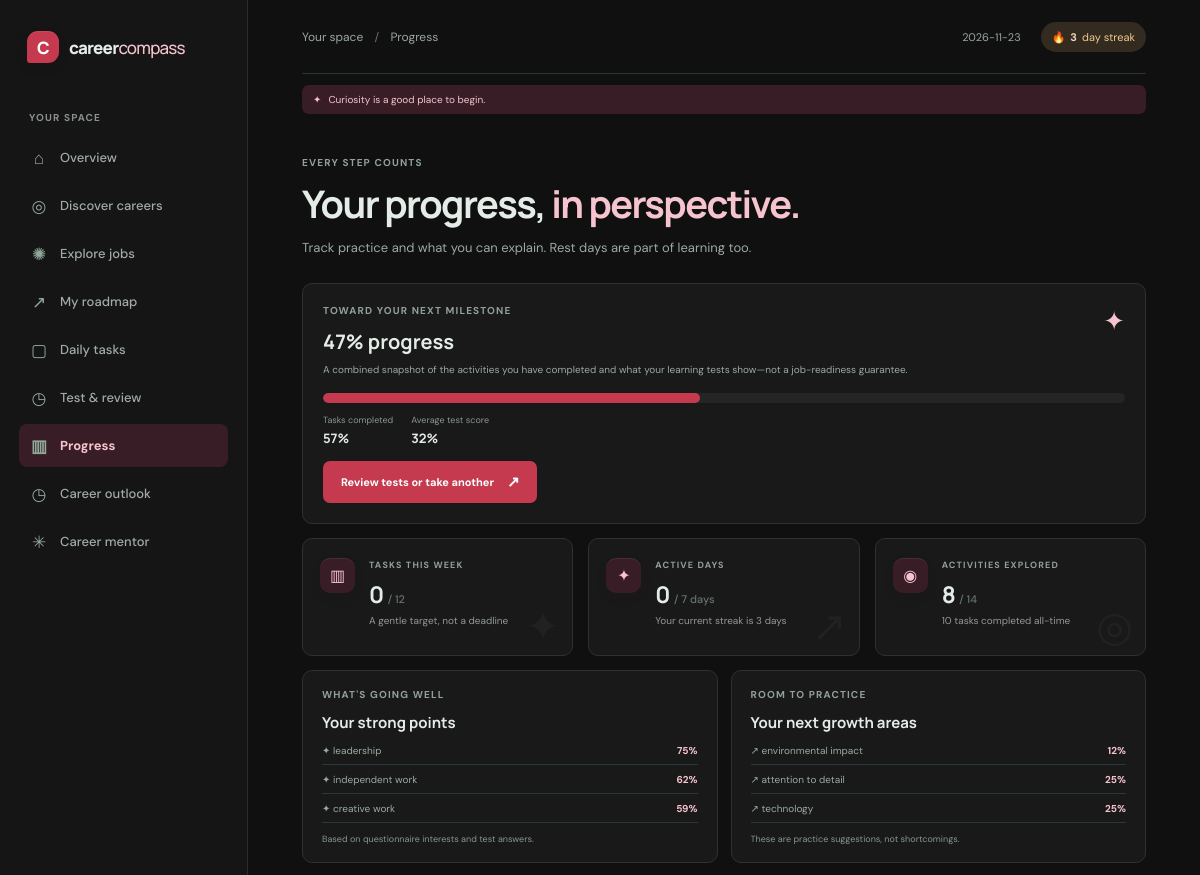
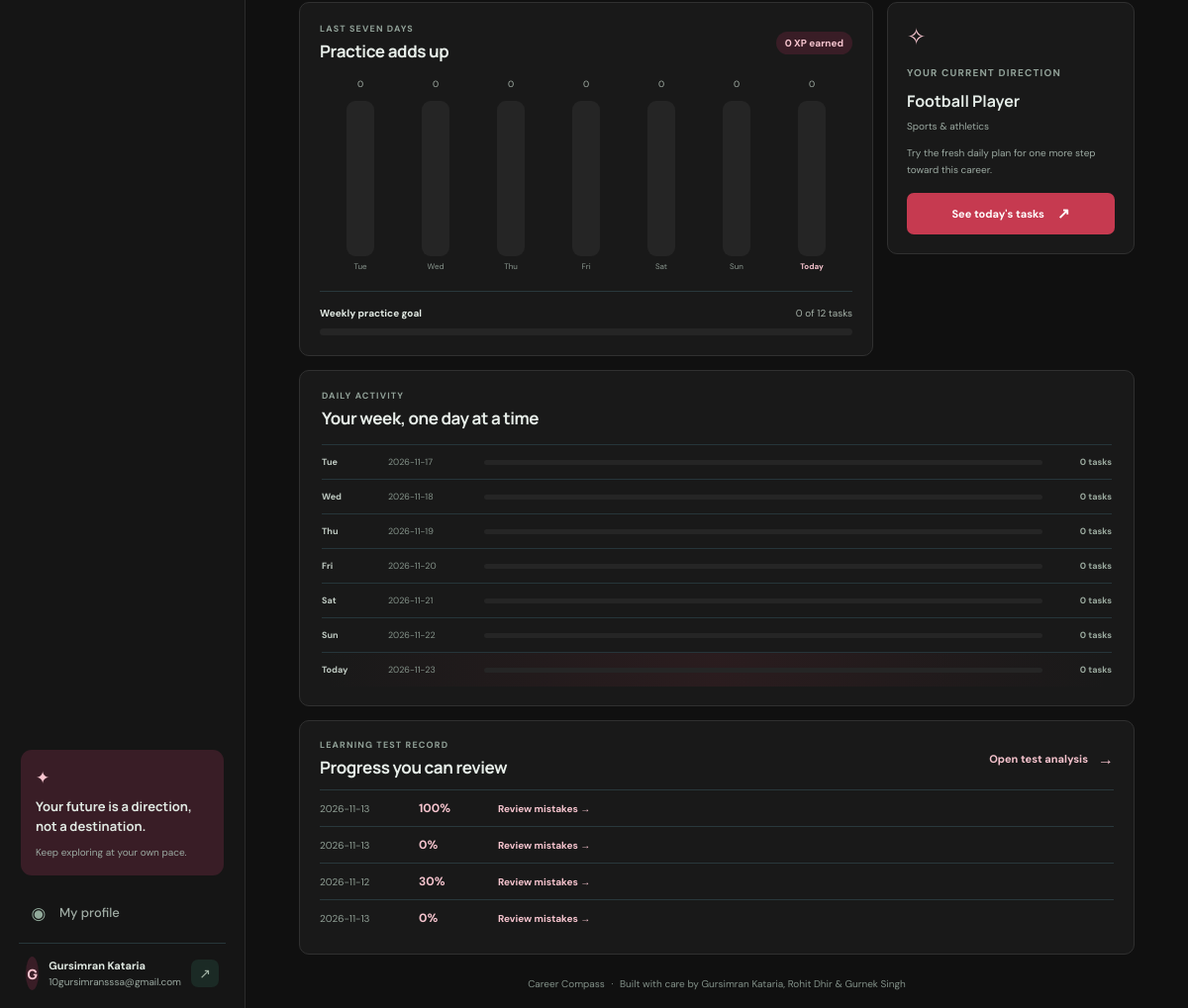
Page /progress (signed in) on the committed database (2 pictures, top to bottom).
### tables this page shows
CREATE TABLE users (
            id INTEGER PRIMARY KEY AUTOINCREMENT,
            display_name TEXT NOT NULL,
            email TEXT NOT NULL UNIQUE COLLATE NOCASE,
            password_hash TEXT NOT NULL,
            theme TEXT NOT NULL DEFAULT 'dark' CHECK (theme IN ('dark', 'light')),
            created_at TEXT NOT NULL
        , accent_color TEXT NOT NULL DEFAULT 'green', market_country TEXT NOT NULL DEFAULT 'IN');

CREATE TABLE user_progress (
            user_id INTEGER PRIMARY KEY REFERENCES users(id) ON DELETE CASCADE,
            xp INTEGER NOT NULL DEFAULT 0,
            streak INTEGER NOT NULL DEFAULT 0,
            last_active TEXT,
            selected_career TEXT
        );

CREATE TABLE learning_tests (
            id INTEGER PRIMARY KEY AUTOINCREMENT,
            user_id INTEGER NOT NULL REFERENCES users(id) ON DELETE CASCADE,
            career_id TEXT,
            level INTEGER NOT NULL,
            questions_json TEXT NOT NULL,
            answers_json TEXT NOT NULL DEFAULT '{}',
            score INTEGER,
            correct_count INTEGER,
            total_count INTEGER NOT NULL,
            started_at TEXT NOT NULL,
            submitted_at TEXT,
            timed_out INTEGER NOT NULL DEFAULT 0
        );

### app.py (the view)
@app.get("/progress")
@login_required
def progress_page():
    user_id = session["user_id"]
    today = date.today()
    first_day = today - timedelta(days=6)
    rows = get_db().execute(
        """SELECT completed_on, COUNT(*) AS task_count
           FROM task_completions
           WHERE user_id = ? AND completed_on BETWEEN ? AND ?
           GROUP BY completed_on""",
        (user_id, first_day.isoformat(), today.isoformat()),
    ).fetchall()
    count_by_day = {row["completed_on"]: row["task_count"] for row in rows}
    largest_day = max(count_by_day.values(), default=1)
    week = [
        {
            "date": (first_day + timedelta(days=offset)).isoformat(),
            "label": (first_day + timedelta(days=offset)).strftime("%a"),
            "tasks": count_by_day.get(
                (first_day + timedelta(days=offset)).isoformat(), 0
            ),
            "bar": round(
                count_by_day.get(
                    (first_day + timedelta(days=offset)).isoformat(), 0
                )
                / largest_day
                * 100
            ),
        }
        for offset in range(7)
    ]
    weekly_tasks = sum(day["tasks"] for day in week)
    active_days = sum(day["tasks"] > 0 for day in week)
    total_tasks = get_db().execute(
        "SELECT COUNT(*) AS count FROM task_completions WHERE user_id = ?",
        (user_id,),
    ).fetchone()["count"]
    completed_task_types = get_db().execute(
        "SELECT COUNT(DISTINCT task_id) AS count FROM task_completions WHERE user_id = ?",
        (user_id,),
    ).fetchone()["count"]
    progress = current_progress() or {}
    career = career_by_id(selected_career_id(progress))
    weekly_task_rows = get_db().execute(
        """SELECT task_id FROM task_completions WHERE user_id = ?
           AND completed_on BETWEEN ? AND ?""",
        (user_id, first_day.isoformat(), today.isoformat()),
    ).fetchall()
    performance = test_performance(user_id)
    assessment_result = latest_assessment(user_id)
    test_history = get_db().execute(
        """SELECT id, score, submitted_at FROM learning_tests
           WHERE user_id = ? AND submitted_at IS NOT NULL ORDER BY id DESC""",
        (user_id,),
    ).fetchall()
    task_progress = round(
        completed_task_types / max(1, len(tasks_for_career(None))) * 100
    )
    test_progress = performance["average"]
    overall_progress = round(
        task_progress * 0.6 + (test_progress or 0) * 0.4
    )
    return render_template(
        "progress.html",
        week=week,
        weekly_tasks=weekly_tasks,
        weekly_xp=sum(task_reward(row["task_id"]) for row in weekly_task_rows),
        active_days=active_days,
        weekly_goal=12,
        total_tasks=total_tasks,
        completed_task_types=completed_task_types,
        progress=progress,
        career=career,
        task_progress=task_progress,
        test_progress=test_progress,
        overall_progress=overall_progress,
        test_history=test_history,
        performance=performance,
        skill_summary=learning_skill_summary(
            user_id,
            assessment_result["scores"] if assessment_result else {},
        ),
    )

### templates/progress.html (shortened to what this page needs)
{% extends "base.html" %}
{% block breadcrumb %}Progress{% endblock %}
{% block content %}
<section class="page-intro"><p class="eyebrow">EVERY STEP COUNTS</p><h1>Your progress, <span>in perspective.</span></h1><p class="muted">Track practice and what you can explain. Rest days are part of learning too.</p></section>
<section class="panel learning-progress-panel"><div class="learning-progress-heading"><div><p class="eyebrow">TOWARD YOUR NEXT MILESTONE</p><h2>{{ overall_progress }}% progress</h2><p class="muted">A combined snapshot of the activities you have completed and what your learning tests show—not a job-readiness guarantee.</p></div><span class="progress-orbit">✦</span></div><div class="progress-track overall-track"><span style="width:{{ overall_progress }}%"></span></div><div class="progress-components"><div><span>Tasks completed</span><strong>{{ task_progress }}%</strong></div><div><span>Average test score</span><strong>{% if test_progress is not none %}{{ test_progress }}%{% else %}Not tested yet{% endif %}</strong></div></div><a class="button button-dark" href="{{ url_for('learning_tests') }}">{% if test_progress is not none %}Review tests or take another{% else %}Take your first 20-minute test{% endif %} <span>↗</span></a></section>
<section class="stats-grid progress-stats" aria-label="Weekly learning progress">
  <article class="stat-card"><span class="stat-icon mint">▥</span><div><span class="stat-label">TASKS THIS WEEK</span><strong class="stat-value">{{ weekly_tasks }} <small>/ {{ weekly_goal }}</small></strong><span class="stat-foot">A gentle target, not a deadline</span></div><span class="stat-decoration">✦</span></article>
  <article class="stat-card"><span class="stat-icon peach">✦</span><div><span class="stat-label">ACTIVE DAYS</span><strong class="stat-value">{{ active_days }} <small>/ 7 days</small></strong><span class="stat-foot">Your current streak is {{ progress.streak }} days</span></div><span class="stat-decoration">↗</span></article>
  <article class="stat-card"><span class="stat-icon lavender">◉</span><div><span class="stat-label">ACTIVITIES EXPLORED</span><strong class="stat-value">{{ completed_task_types }} <small>/ 14</small></strong><span class="stat-foot">{{ total_tasks }} tasks completed all-time</span></div><span class="stat-decoration">◎</span></article>
</section>
<section class="skill-insights-grid"><article class="panel skill-insight-card"><p class="eyebrow">WHAT'S GOING WELL</p><h2>Your strong points</h2>{% if skill_summary.strengths %}<ul>{% for skill in skill_summary.strengths %}<li><span>✦ {{ skill.label }}</span><strong>{{ skill.score }}%</strong></li>{% endfor %}</ul><small>Based on {{ skill_summary.basis }}.</small>{% else %}<p class="muted">Take the assessment or a learning test to see your current strengths.</p>{% endif %}</article><article class="panel skill-insight-card"><p class="eyebrow">ROOM TO PRACTICE</p><h2>Your next growth areas</h2>{% if skill_summary.practice_areas %}<ul>{% for skill in skill_summary.practice_areas %}<li><span>↗ {{ skill.label }}</span><strong>{{ skill.score }}%</strong></li>{% endfor %}</ul><small>These are practice suggestions, not shortcomings.</small>{% else %}<p class="muted">Your learning profile will take shape as you explore and test your understanding.</p>{% endif %}</article></section>
<section class="progress-layout">
  <article class="panel weekly-panel">
    <div class="panel-heading"><div><p class="eyebrow">LAST SEVEN DAYS</p><h2>Practice adds up</h2></div><span class="task-count">{{ weekly_xp }} XP earned</span></div>
    <div class="weekly-chart" role="img" aria-label="Daily task completions for the last seven days">
      {% for day in week %}
      <div class="chart-day"><span class="chart-count">{{ day.tasks }}</span><div class="chart-column"><span class="chart-bar" style="height: {{ day.bar }}%"></span></div><span class="chart-label {% if day.date == today %}chart-today{% endif %}">{{ "Today" if day.date == today else day.label }}</span></div>
      {% endfor %}
    </div>
    <div class="weekly-goal"><div class="goal-copy"><strong>Weekly practice goal</strong><span>{{ weekly_tasks }} of {{ weekly_goal }} tasks</span></div><div class="progress-track"></div></div>
  </article>
  <aside class="panel progress-aside"><span class="aside-icon">✧</span><p class="eyebrow">YOUR CURRENT DIRECTION</p>{% if career %}<h2>{{ career.title }}</h2><p class="muted">{{ career.category }}</p><p class="muted">Try the fresh daily plan for one more step toward this career.</p><a class="button button-dark button-full" href="{{ url_for('tasks') }}">See today's tasks <span>↗</span></a>{% else %}<h2>Choose a direction to explore.</h2><p class="muted">Take the assessment to personalize your next steps.</p><a class="button button-dark button-full" href="{{ url_for('assessment') }}">Discover careers <span>↗</span></a>{% endif %}</aside>
</section>
<section class="panel history-panel activity-history"><div class="panel-heading"><div><p class="eyebrow">DAILY ACTIVITY</p><h2>Your week, one day at a time</h2></div></div><ul class="activity-list">{% for day in week %}<li class="{% if day.date == today %}activity-today{% endif %}"><span class="activity-day">{{ "Today" if day.date == today else day.label }}</span><span class="activity-date">{{ day.date }}</span><span class="activity-track"><i style="width: {{ day.bar }}%"></i></span><strong>{{ day.tasks }} {{ "task" if day.tasks == 1 else "tasks" }}</strong></li>{% endfor %}</ul></section>
<section class="panel test-history-panel"><div class="panel-heading"><div><p class="eyebrow">LEARNING TEST RECORD</p><h2>Progress you can review</h2></div><a class="text-link" href="{{ url_for('learning_tests') }}">Open test analysis <span>→</span></a></div>{% if test_history %}<ul class="test-history-list">{% for test in test_history[:5] %}<li><span>{{ test.submitted_at[:10] }}</span><strong>{{ test.score }}%</strong><a href="{{ url_for('learning_test_analysis', test_id=test.id) }}">Review mistakes →</a></li>{% endfor %}</ul>{% else %}<p class="muted">Your completed tests and scores will appear here. Each test includes answer-by-answer explanations.</p>{% endif %}</section>
{% endblock %}

### templates/base.html (shortened to what this page needs)
<!doctype html>
<html lang="en">
<head>
  {% set user = current_user() %}
  {% set ui_theme = user.theme if user else browser_theme %}
  {% set ui_accent = user.accent_color if user and user.accent_color in accent_palettes else browser_accent_color %}
  {% set palette = accent_palettes[ui_accent] %}
  <link rel="stylesheet" href="{{ url_for('static', filename='style.css') }}">
</head>
<body class="theme-{{ ui_theme }} accent-{{ ui_accent }}" data-accent="{{ ui_accent }}" style="--accent: {{ palette.accent }}; --accent-deep: {{ palette.deep }}; --accent-soft: {{ palette.soft }}; --accent-glow: {{ palette.glow }}; --accent-on: {{ palette.on_accent }}; --accent-on-dark: {{ palette.on_accent_dark }};">
  <div class="app-shell">
    {% if user %}
    <aside class="sidebar">
      <a class="brand" href="{{ url_for('home') }}"><span class="brand-mark">C</span><span>career<span class="brand-light">compass</span></span></a>
      <p class="nav-label">YOUR SPACE</p>
      <nav class="main-nav" aria-label="Main navigation">
        <a class="nav-link {% if request.endpoint == 'home' %}active{% endif %}" href="{{ url_for('home') }}"><span class="nav-icon">⌂</span>Overview</a>
        <a class="nav-link {% if request.endpoint in ['assessment', 'results'] %}active{% endif %}" href="{{ url_for('assessment') }}"><span class="nav-icon">◎</span>Discover careers</a>
        <a class="nav-link {% if request.endpoint == 'careers' %}active{% endif %}" href="{{ url_for('careers') }}"><span class="nav-icon">✺</span>Explore jobs</a>
        <a class="nav-link {% if request.endpoint == 'roadmap' %}active{% endif %}" href="{{ url_for('roadmap') }}"><span class="nav-icon">↗</span>My roadmap</a>
        <a class="nav-link {% if request.endpoint == 'tasks' %}active{% endif %}" href="{{ url_for('tasks') }}"><span class="nav-icon">▢</span>Daily tasks</a>
        <a class="nav-link " href="{{ url_for('learning_tests') }}"><span class="nav-icon">◷</span>Test & review</a>
        <a class="nav-link {% if request.endpoint == 'progress_page' %}active{% endif %}" href="{{ url_for('progress_page') }}"><span class="nav-icon">▥</span>Progress</a>
        <a class="nav-link {% if request.endpoint == 'career_insights' %}active{% endif %}" href="{{ url_for('career_insights') }}"><span class="nav-icon">◷</span>Career outlook</a>
        <a class="nav-link {% if request.endpoint == 'mentor' %}active{% endif %}" href="{{ url_for('mentor') }}"><span class="nav-icon">✳</span>Career mentor</a>
      </nav>
      <div class="sidebar-bottom">
        <div class="sidebar-note"><span class="note-spark">✦</span><p>Your future is a direction, not a destination.</p><span class="note-caption">Keep exploring at your own pace.</span></div>
        <a class="nav-link {% if request.endpoint == 'profile' %}active{% endif %}" href="{{ url_for('profile') }}"><span class="nav-icon">◉</span>My profile</a>
        <div class="user-chip"><span class="avatar">{{ user.display_name[:1]|upper }}</span><span><strong>{{ user.display_name }}</strong><small>{{ user.email }}</small></span><form method="post" action="{{ url_for('logout') }}"><input type="hidden" name="csrf_token" value="{{ csrf_token() }}"><button class="signout-button" type="submit" aria-label="Sign out">↗</button></form></div>
      </div>
    </aside>
    {% endif %}
    <main class="main-content {% if not user %}auth-main{% endif %}">
      {% if user %}
      <header class="topbar"><span class="breadcrumb">Your space <span>/</span> {% block breadcrumb %}Overview{% endblock %}</span><div class="topbar-right"><span class="topbar-date">{{ today }}</span><a class="streak-pill" href="{{ url_for('profile') }}">🔥 <strong>{{ current_progress().streak }}</strong> day streak</a></div></header>
      <p class="motivation-quote"><span>✦</span> {{ motivation_quote }}</p>
      {% else %}
      <header class="auth-topbar"><a class="brand" href="{{ url_for('login') }}"><span class="brand-mark">C</span><span>career<span class="brand-light">compass</span></span></a><span>Find a direction that feels like yours.</span></header>
      {% endif %}
      {% block content %}{% endblock %}
      {% if user %}<footer class="footer">Career Compass <span>·</span> Built with care by Gursimran Kataria, Rohit Dhir &amp; Gurnek Singh</footer>{% else %}<footer class="footer">Career Compass <span>·</span> A project by Gursimran Kataria, Rohit Dhir &amp; Gurnek Singh</footer>{% endif %}
    </main>
  </div>
</body>
</html>

### rows in the picture
users: display_name "G", display_name "Gursimran Kataria", email "10gursimransssa@gmail.com"
user_progress: streak "3"
learning_tests: submitted_at "2026-11-13", score "100"
learning_tests: submitted_at "2026-11-13", score "0"
learning_tests: submitted_at "2026-11-12", score "30"
learning_tests: submitted_at "2026-11-13", score "0"

### other values in the picture
{{ motivation_quote }} "Curiosity is a good place to begin."
{{ overall_progress }} "47"
{{ task_progress }} "57"
{{ test_progress }} "32"
{{ weekly_tasks }} "0"
{{ weekly_goal }} "12"
{{ active_days }} "0"
{{ completed_task_types }} "8"
{{ total_tasks }} "10"
{{ skill.label }} "leadership" "independent work" "creative work"
{{ skill.score }} "75" "62" "59"
{{ skill_summary.basis }} "questionnaire interests and test answers"
{{ skill.label }} "environmental impact" "attention to detail" "technology"
{{ skill.score }} "12" "25" "25"
{{ weekly_xp }} "0"
